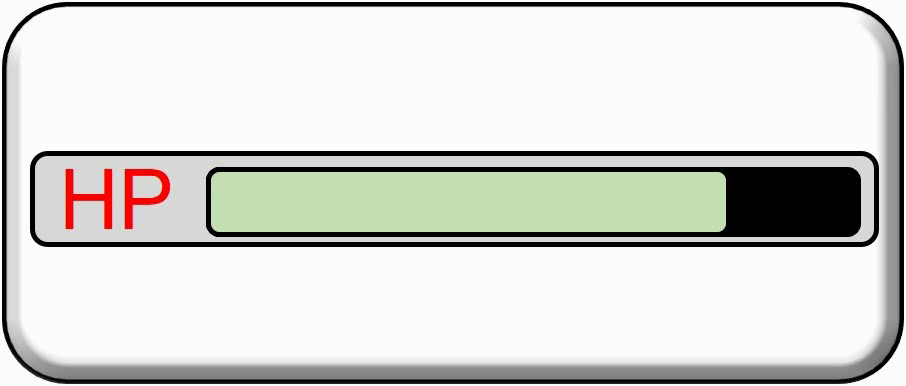
#> input picture frame 20 of hp_gauge.mp4, 906 x 386 px
$ python test.py
#> lines starting #> are read from the running program, lines starting #| are printed output that depends on the picture
import numpy as np
import cv2
from PIL import Image
from area import Area
from player import Player


def get_video():
    """
    ダメージを受けた(or回復した)時の体力ゲージの変化を動画で表示
    """
    cap = cv2.VideoCapture('../hp_gauge.mp4')
    cap1 = cv2.VideoCapture('../hp_gauge.mp4')

    cap.set(cv2.CAP_PROP_POS_FRAMES, 20)
    cap1.set(cv2.CAP_PROP_POS_FRAMES, 40)
    cap.set(cv2.CAP_PROP_FRAME_WIDTH, int(906/8))
    cap1.set(cv2.CAP_PROP_FRAME_WIDTH, int(906/8))
    cap.set(cv2.CAP_PROP_FRAME_HEIGHT, int(386/8))
    cap1.set(cv2.CAP_PROP_FRAME_HEIGHT, int(386/8))

    end_frame = 80
    end_frame_min = 60

    for i in range(end_frame+1):
        frame_list = []
        frame_list_resize = []
        for s in range(2):
            ret, frame = cap.read()

            frame_list.append(frame)

        if i < end_frame_min:

            #for t in range(2):
                #frame_list_resize.append(cv2.resize(frame_list[t] , (int(906/4),int(386/4))))


            frame2 = cv2.hconcat([frame_list[0],frame_list[1]])

            cv2.imshow("Field",frame2)

            if cv2.waitKey(500) & 0xFF == ord('q'):
                break

        elif end_frame_min <= i and i < end_frame:
            print('hello world')

            #if cv2.waitKey(500) & 0xFF == ord('q'):
            #    break
        elif i == end_frame:
            if cv2.waitKey(0):
                break
#> this loop made 1 pass; (key q is pressed on pass 1)
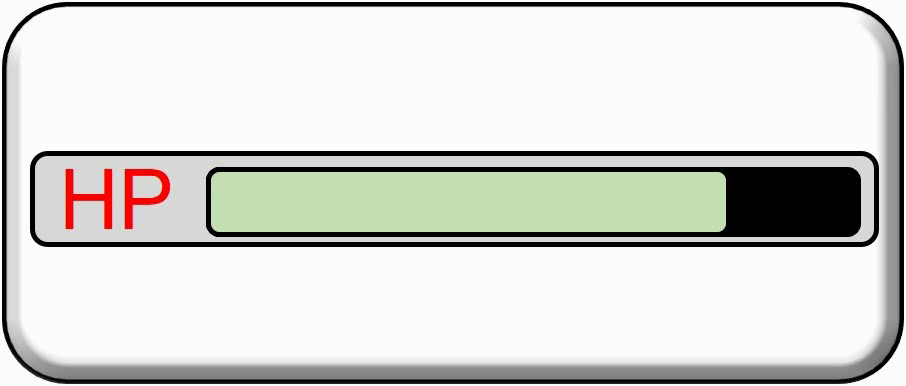
#> input picture frame 20 of hp_gauge.mp4, 906 x 386 px
#> pass 1, in get_video, `frame2 = cv2.hconcat([frame_list[0],frame_list[1]])`:
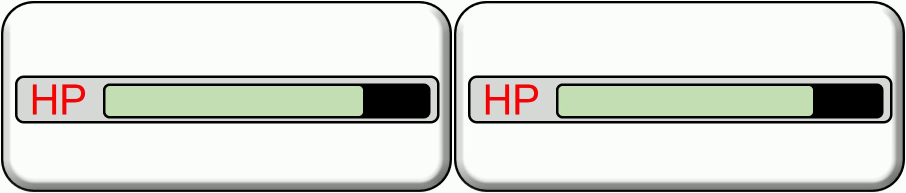
#> frame2: shape (386, 1812, 3) (shown at 1/2 size); mean B, G, R 208, 214.2, 211.8
    cap.release()

    cv2.destroyAllWindows()

get_video()
